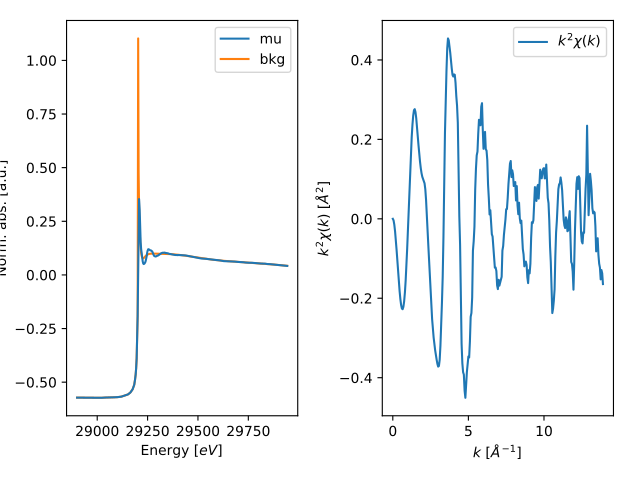

The script that drew this image:
import matplotlib.pyplot as plt
from araucaria.testdata import get_testpath
from araucaria.io import read_dnd
from araucaria.xas import pre_edge, autobk
from araucaria.plot import fig_autobk
fpath   = get_testpath('dnd_testfile1.dat')
group   = read_dnd(fpath, scan='mu')
pre     = pre_edge(group, update=True)
bkg     = autobk(group, update=True)
fig, ax = fig_autobk(group, show_window=False)
plt.show(block=False)
